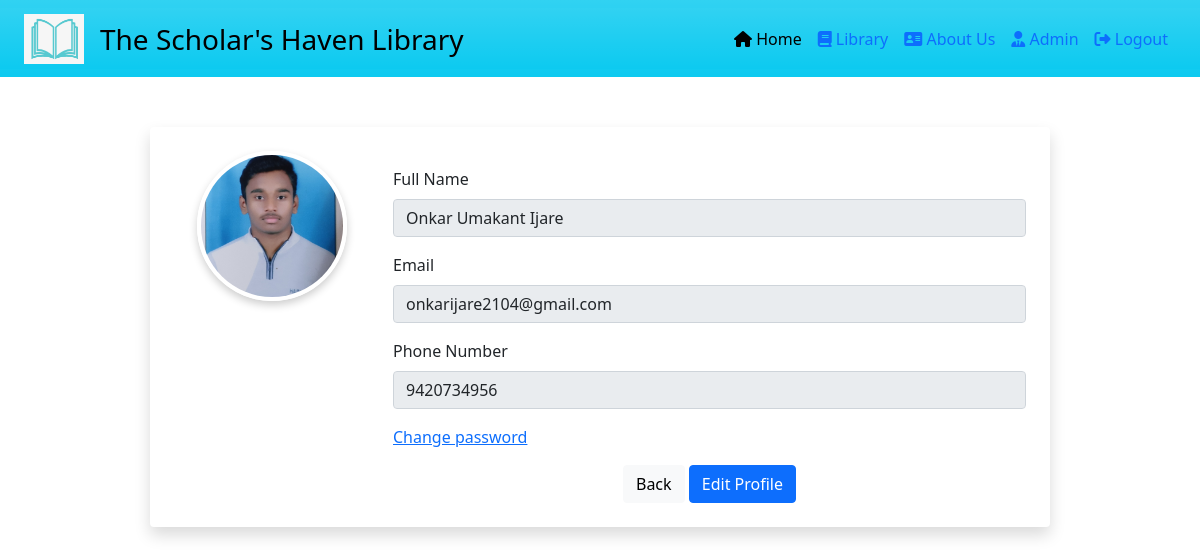
The app's page /myprofile/ (signed in), older data.
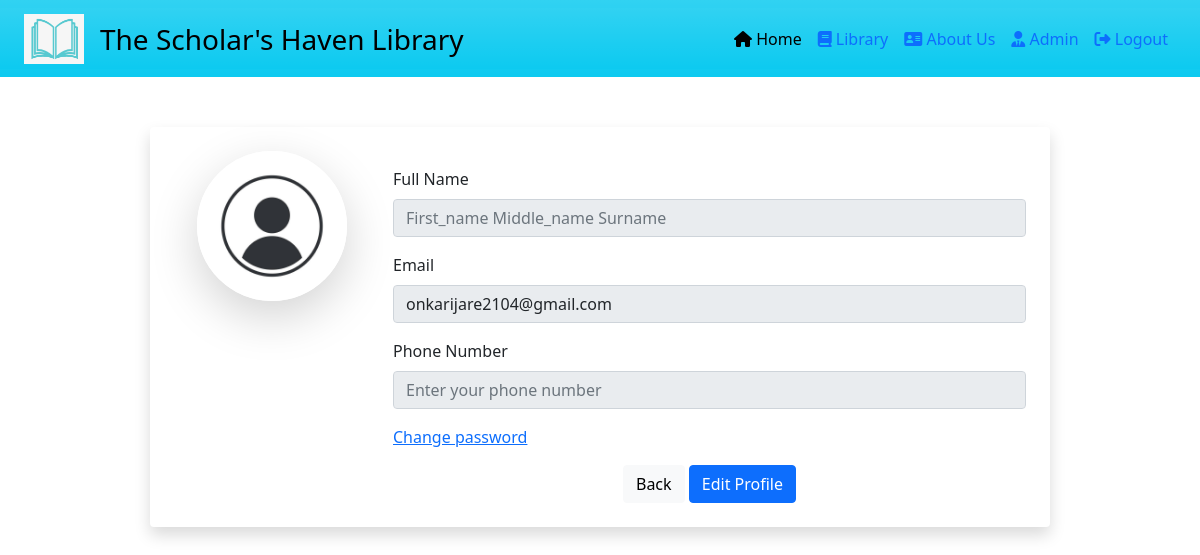
The same page, newer data.
### home/models.py (models this page shows, shortened)
class StudentProfile(models.Model):
    GENDER_CHOICES = [
        ('male', 'Male'),
        ('female', 'Female'),
        ('other', 'Other'),
    ]
    user = models.OneToOneField(settings.AUTH_USER_MODEL, on_delete=models.CASCADE)
    first_name = User.first_name
    last_name = User.last_name
    full_name = models.CharField(max_length=35, blank=True, default='')
    student_image = models.ImageField(upload_to='student_info/', default=None)
    phone = models.CharField(max_length=12)
    gender = models.CharField(max_length=10, choices=GENDER_CHOICES)
    education_type = models.CharField(max_length=10)
    select_branch = models.CharField(max_length=30, null=True, blank=True)
    pursuing_year = models.IntegerField(null=False, blank=False, default='1')
    books_obtained = models.TextField(null=True, blank=True)
    otp = models.IntegerField(blank=True, null=True)
    email_verified = models.BooleanField(default=False)

### home/views.py (the view)
# urls.py: path('myprofile/', my_profile, name="my_profile"),
@login_required(login_url="/login/")
def my_profile(request):
    try:
        profile = StudentProfile.objects.get(user=request.user)
        first_name = request.user.first_name
        last_name = request.user.last_name
        email = request.user.email
        full_name = profile.full_name
        phone = profile.phone
        gender = profile.gender
        education_type = profile.education_type
        branch = profile.select_branch
        pursuing_year = profile.pursuing_year
        student_image = profile.student_image
    except StudentProfile.DoesNotExist:
        profile = None
        first_name = request.user.first_name
        last_name = request.user.last_name
        email = request.user.email
        full_name = ""
        phone = ""
        gender = ""
        education_type = ""
        branch = ""
        pursuing_year = ""
        student_image = None
    context = {
        'page': 'My Profile',
        'first_name': first_name,
        'last_name': last_name,
        'email': email,
        'full_name': full_name,
        'phone': phone,
        'gender': gender,
        'education_type': education_type,
        'select_branch': branch,
        'pursuing_year': pursuing_year,
        'student_image': student_image
    }
    return render(request, 'homee/myProfile.html', context)

### home/templates/homee/myProfile.html (shortened to what this page needs)
{% extends "base.html" %}
{% block start %}
</head>
<body>
  <nav class="navbar sticky-top navbar-expand-lg t bg-info bg-gradient">
    <div class="container-fluid bg-info bg-gradient">
        <div class="navbar-brand">
            <img src="/static/photos/icon1.png" alt="Logo" width="60" height="50" class="d-inline-block align-text-top">
        </div>
        <a class="navbar-brand d-block text-center text-md-start" href="https://bitbarshi.edu.in/index.html">
            <span class="d-none d-sm-inline fs-3">The Scholar's Haven Library</span>
          </a>
        <div class="collapse navbar-collapse" id="navbarNav">
            <ul class="navbar-nav ms-auto">
                <li class="nav-item">
                    <a class="nav-link active" aria-current="page" href=" /"><i class="fa-solid fa-house"></i> Home</a>
                </li>
                <li class="nav-item">
                    <a class="nav-link" href="/books/"><i class="fa-solid fa-book"></i> Library</a>
                </li>
                <li class="nav-item">
                    <a class="nav-link" href="https://bitbarshi.edu.in/trust/index.html"><i class="fa-solid fa-address-card"></i> About Us</a>
                </li>
                {% if request.user.is_authenticated and request.user.is_superuser %}
                <li class="nav-item">
                  <a class="nav-link" href="/admin/"><i class="fa-solid fa-user-tie"></i> Admin</a>
              </li>
              {% endif %}
                {% if request.user.is_authenticated %}
                    <li class="nav-item">
                        <a class="nav-link" href="/logout/"><i class="fa-solid fa-right-from-bracket"></i> Logout </a>
                    </li>
                {% endif %}
            </ul>
        </div>
    </div>
</nav>
  <div class="container profile-container bg-white p-4 rounded shadow">
    <form method="post" enctype="multipart/form-data">
    <div class="row">
      <form method="post" enctype="multipart/form-data">
      <div class="col-md-3 text-center">
        <div class="d-flex flex-column align-items-center">
          {% if student_image %}
          <img src="/media/{{ student_image }}" class="profile-photo" id="profilePhotoPreview" alt="Profile Photo">
          {% else %}
          <img src="/media/user.jpg" alt="Default Profile Photo" class="profile-photo shadow-lg">
            {% endif %}
        </div>
      </div>
      <div class="col-md-9">
       {% if request.user.is_authenticated and request.user.is_superuser%}
          <div class="mb-3">
            <label for="fullName" class="form-label">Full Name</label>
            <input type="text" class="form-control" id="fullName" placeholder="First_name Middle_name Surname" name="full_name" value="{{ full_name }}" readonly>
          </div>
          <div class="mb-3">
            <label for="email" class="form-label">Email</label>
            <input type="email" class="form-control" id="email" placeholder="Enter your email" name="email" value="{{ email }}" readonly>
        </div>
          <div class="mb-3">
            <label for="phone" class="form-label">Phone Number</label>
            <input type="tel" class="form-control" id="phone" placeholder="Enter your phone number" value="{{phone}}" name="phone" readonly>
          </div>
          {% endif %}
          <div class="mb-3">
            <a href="{% url 'password_reset' %}">Change password</a>
          </div>
          <div class="text-center">
            <a href="/books/" class="btn btn-light">Back</a>
            <a href="/profile/" class="btn btn-primary">Edit Profile</a>
          </div>
        </form>
      </div>
    </div>
</body>
{% endblock %}

Row changes from the older to the newer data that the page shows:
removed StudentProfile: student_image (picture), full_name "Onkar Umakant Ijare", phone "9420734956"
